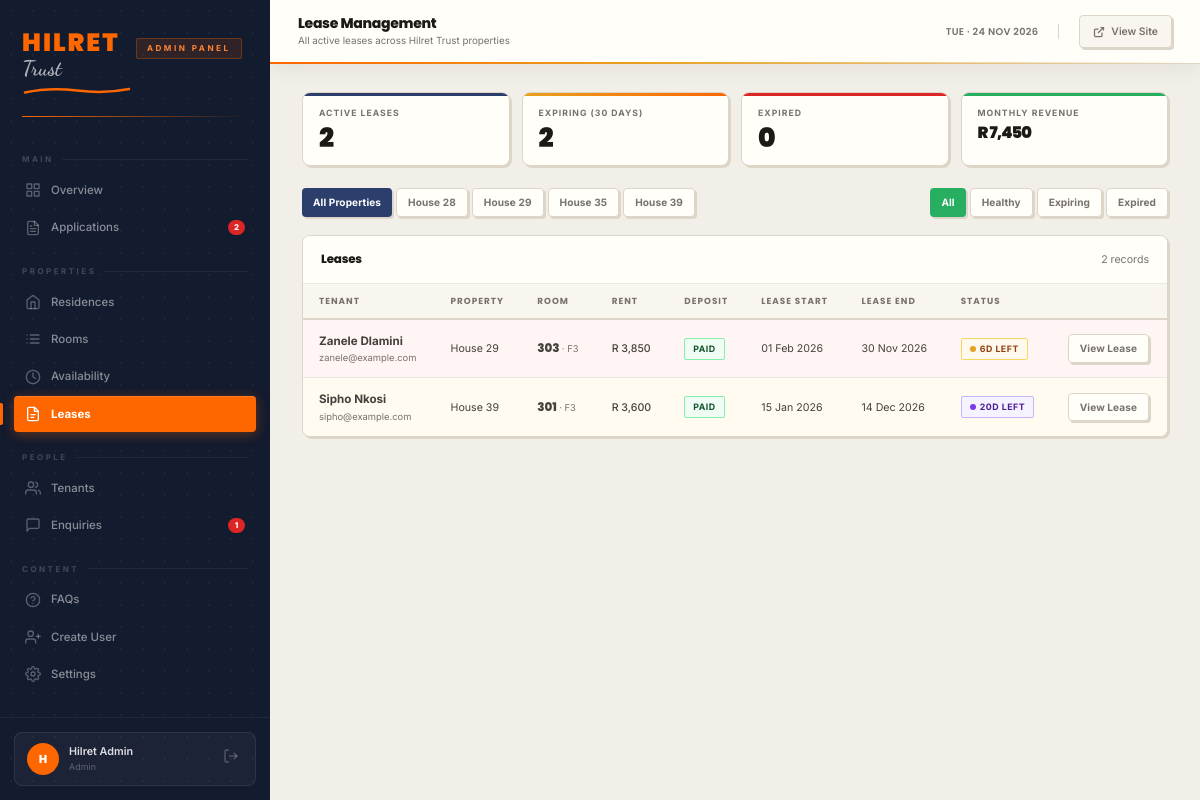
The app's page /dashboard/leases.php (signed in) with its own data.
### tables this page shows
CREATE TABLE IF NOT EXISTS users (
  id            INT AUTO_INCREMENT PRIMARY KEY,
  name          VARCHAR(100)  NOT NULL,
  email         VARCHAR(150)  UNIQUE NOT NULL,
  password_hash VARCHAR(255)  NOT NULL,
  role          ENUM('admin','manager') DEFAULT 'admin',
  last_login    DATETIME      NULL,
  created_at    TIMESTAMP     DEFAULT CURRENT_TIMESTAMP
);

CREATE TABLE IF NOT EXISTS residences (
  id               INT AUTO_INCREMENT PRIMARY KEY,
  name             VARCHAR(100)   NOT NULL,
  slug             VARCHAR(100)   UNIQUE NOT NULL,
  address          VARCHAR(255),
  region           VARCHAR(100)   DEFAULT 'Botanic Grove',
  price_from       DECIMAL(10,2)  DEFAULT 0.00,
  email            VARCHAR(150),
  phone            VARCHAR(30),
  description      TEXT,
  total_rooms      INT            DEFAULT 0,
  available_rooms  INT            DEFAULT 0,
  hero_image       VARCHAR(255),
  detail_page      VARCHAR(100),
  status           ENUM('active','inactive') DEFAULT 'active',
  created_at       TIMESTAMP      DEFAULT CURRENT_TIMESTAMP,
  updated_at       TIMESTAMP      DEFAULT CURRENT_TIMESTAMP ON UPDATE CURRENT_TIMESTAMP
);

CREATE TABLE IF NOT EXISTS residents (
  id               INT AUTO_INCREMENT PRIMARY KEY,
  application_id   INT           NOT NULL,
  room_id          INT           NOT NULL,
  lease_start      DATE,
  lease_end        DATE,
  monthly_rent     DECIMAL(10,2),
  deposit_amount   DECIMAL(10,2),
  deposit_status   ENUM('unpaid','paid','refunded') DEFAULT 'unpaid',
  status           ENUM('active','moved-out','terminated') DEFAULT 'active',
  created_at       TIMESTAMP     DEFAULT CURRENT_TIMESTAMP,
  FOREIGN KEY (application_id) REFERENCES applications(id),
  FOREIGN KEY (room_id) REFERENCES rooms(id)
);

CREATE TABLE IF NOT EXISTS applications (
  id                  INT AUTO_INCREMENT PRIMARY KEY,
   
  first_name          VARCHAR(100)  NOT NULL,
  last_name           VARCHAR(100)  NOT NULL,
  email               VARCHAR(150)  NOT NULL,
  phone               VARCHAR(30)   NOT NULL,
  dob                 DATE,
  gender              ENUM('male','female','other') DEFAULT 'male',
   
  occupation          VARCHAR(50)   NOT NULL,
  employer            VARCHAR(200),
  funding_source      VARCHAR(50)   NOT NULL,
   
  preferred_residence VARCHAR(50),
  room_type           VARCHAR(50)   DEFAULT 'single',
  move_in_date        DATE,
  notes               TEXT,
   
  status              ENUM('pending','approved','rejected','waitlisted') DEFAULT 'pending',
  reviewed_by         INT           NULL,
  reviewed_at         DATETIME      NULL,
  review_notes        TEXT,
  terms_accepted      TINYINT(1)    DEFAULT 0,
   
  doc_id_path          VARCHAR(255)  NULL,
  doc_enrollment_path  VARCHAR(255)  NULL,
  doc_bursary_path     VARCHAR(255)  NULL,
  doc_sponsorship_path VARCHAR(255)  NULL,
  doc_income_path      VARCHAR(255)  NULL,
  submitted_at        TIMESTAMP     DEFAULT CURRENT_TIMESTAMP,
  viewed_at           DATETIME      NULL,
  FOREIGN KEY (reviewed_by) REFERENCES users(id) ON DELETE SET NULL
);

CREATE TABLE IF NOT EXISTS rooms (
  id            INT AUTO_INCREMENT PRIMARY KEY,
  residence_id  INT          NOT NULL,
  room_number   VARCHAR(20)  NOT NULL,
  type          ENUM('single','double','shared') DEFAULT 'single',
  floor         TINYINT      DEFAULT 1,
  price         DECIMAL(10,2),
  status        ENUM('available','occupied','maintenance') DEFAULT 'available',
  notes         TEXT,
  created_at    TIMESTAMP    DEFAULT CURRENT_TIMESTAMP,
  FOREIGN KEY (residence_id) REFERENCES residences(id) ON DELETE CASCADE
);

### dashboard/leases.php (the view, shortened to what the rows shown need)
<?php
require_once __DIR__ . '/partials/auth-check.php';
require_once dirname(__DIR__) . '/backend/db.php';
$pdo = db();
$filterRes    = (int)($_GET['residence_id'] ?? 0);
$filterStatus = $_GET['lease_status'] ?? 'all';
$allResidences = $pdo->query('SELECT id, name FROM residences WHERE status="active" ORDER BY name')->fetchAll();
$where   = ['res.status = "active"'];
$params  = [];
$sql = "SELECT res.*,
               a.first_name, a.last_name, a.email, a.phone,
               rm.room_number, rm.floor, rm.type AS room_type,
               rv.name AS residence_name,
               DATEDIFF(res.lease_end, CURDATE()) AS days_left
        FROM residents res
        JOIN rooms rm ON rm.id = res.room_id
        JOIN residences rv ON rv.id = rm.residence_id
        LEFT JOIN applications a ON a.id = res.application_id
        WHERE " . implode(' AND ', $where) . "
        ORDER BY res.lease_end ASC";
$stmt = $pdo->prepare($sql);
$stmt->execute($params);
$leases = $stmt->fetchAll();
?>
<?php include __DIR__ . '/partials/head.php'; ?>
<?php include __DIR__ . '/partials/sidebar.php'; ?>
<?php include __DIR__ . '/partials/topbar.php'; ?>
<main class="dash-content">
  <div style="display:flex;gap:8px;flex-wrap:wrap;margin-bottom:18px;align-items:center">
    <div style="display:flex;gap:4px;flex-wrap:wrap">
      <a href="?lease_status=<?= $filterStatus ?>"
         class="btn btn--sm <?= !$filterRes ? 'btn--navy' : 'btn--ghost' ?>">All Properties</a>
      <?php foreach ($allResidences as $r): ?>
      <a href="?residence_id=<?= $r['id'] ?>&lease_status=<?= $filterStatus ?>"
         class="btn btn--sm <?= $r['id'] == $filterRes ? 'btn--navy' : 'btn--ghost' ?>">
        <?= htmlspecialchars($r['name']) ?>
      </a>
      <?php endforeach; ?>
    </div>
  </div>
  <div class="card">
    <?php if ($leases): ?>
    <div class="table-wrap">
      <table class="data-table">
        <thead>
          <tr>
            <th>Tenant</th>
            <th>Property</th>
            <th>Room</th>
            <th>Rent</th>
            <th>Deposit</th>
            <th>Lease Start</th>
            <th>Lease End</th>
            <th>Status</th>
            <th></th>
          </tr>
        </thead>
        <tbody>
          <?php foreach ($leases as $l):
            $days = (int)$l['days_left'];
            if ($days < 0)       { $statusBadge = 'badge--pending'; $statusText = 'Expired'; $rowStyle = 'background:#fff5f5'; }
            elseif ($days <= 14) { $statusBadge = 'badge--pending'; $statusText = $days.'d left'; $rowStyle = 'background:#fff5f5'; }
            elseif ($days <= 30) { $statusBadge = 'badge--waitlisted'; $statusText = $days.'d left'; $rowStyle = 'background:#fffbf0'; }
            else                 { $statusBadge = 'badge--approved'; $statusText = $days.'d left'; $rowStyle = ''; }
          ?>
          <tr style="<?= $rowStyle ?>">
            <td>
              <div style="font-weight:700;font-size:.83rem"><?= htmlspecialchars($l['first_name'] . ' ' . $l['last_name']) ?></div>
              <div class="text-muted text-xs"><?= htmlspecialchars($l['email'] ?? '') ?></div>
            </td>
            <td class="text-sm"><?= htmlspecialchars($l['residence_name']) ?></td>
            <td>
              <span style="font-family:var(--font-head);font-weight:800;font-size:.85rem">
                <?= htmlspecialchars($l['room_number']) ?>
              </span>
              <span class="text-muted text-xs"> · F<?= $l['floor'] ?></span>
            </td>
            <td class="text-sm font-medium">R <?= number_format($l['monthly_rent'], 0) ?></td>
            <td>
              <span class="badge badge--<?= $l['deposit_status'] === 'paid' ? 'approved' : ($l['deposit_status'] === 'refunded' ? 'read' : 'pending') ?>">
                <?= ucfirst($l['deposit_status']) ?>
              </span>
            </td>
            <td class="text-sm text-muted"><?= $l['lease_start'] ? date('d M Y', strtotime($l['lease_start'])) : '—' ?></td>
            <td class="text-sm"><?= $l['lease_end'] ? date('d M Y', strtotime($l['lease_end'])) : '—' ?></td>
            <td>
              <span class="badge <?= $statusBadge ?>">
                <span class="status-dot"></span><?= $statusText ?>
              </span>
            </td>
            <td>
              <a href="lease-view.php?id=<?= $l['id'] ?>" class="btn btn--ghost btn--sm">View Lease</a>
            </td>
          </tr>
          <?php endforeach; ?>
        </tbody>
      </table>
    </div>
    <?php endif; ?>
  </div>
</main>
<?php include __DIR__ . '/partials/foot.php'; ?>

### dashboard/partials/sidebar.php (shortened to what the rows shown need)
<?php
try {
    require_once dirname(__DIR__, 2) . '/backend/db.php';
} catch (Exception $e) {}
$initials = strtoupper(substr($user['name'] ?? 'A', 0, 1));
?>
<aside class="dash-sidebar">
  <div class="sidebar-footer">
    <div class="sidebar-user">
      <div class="sidebar-user__avatar"><?= htmlspecialchars($initials) ?></div>
      <div class="sidebar-user__info">
        <div class="sidebar-user__name"><?= htmlspecialchars($user['name'] ?? '') ?></div>
        <div class="sidebar-user__role"><?= htmlspecialchars($user['role'] ?? '') ?></div>
      </div>
      <a href="/dashboard/logout.php" class="sidebar-logout" title="Log out">
        <svg width="16" height="16" viewBox="0 0 24 24" fill="none" stroke="currentColor" stroke-width="2">
          <path d="M9 21H5a2 2 0 0 1-2-2V5a2 2 0 0 1 2-2h4"/>
          <polyline points="16 17 21 12 16 7"/>
          <line x1="21" y1="12" x2="9" y2="12"/>
        </svg>
      </a>
    </div>
  </div>
</aside>

### records on screen
users: name "H", name "Hilret Admin", role "Admin"
residences: name "House 28"
residences: name "House 29"
residences: name "House 35"
residences: name "House 39"
residents: application.last_name "Zanele Dlamini", application.email "zanele@example.com", residences.name "House 29", room.room_number "303", room.floor "3", monthly_rent "3,850", deposit_status "PAID", lease_start "01 Feb 2026", lease_end "30 Nov 2026", statusText "6D LEFT"
residents: application.last_name "Sipho Nkosi", application.email "sipho@example.com", residences.name "House 39", room.room_number "301", room.floor "3", monthly_rent "3,600", deposit_status "PAID", lease_start "15 Jan 2026", lease_end "14 Dec 2026", statusText "20D LEFT"

### other values on screen
$label "Overview Applications Residences Rooms Availability Leases Tenants Enquiries FAQs Create User Settings"
$badge "2 1"
$topbarTitle "Lease Management"
$topbarSubtitle "All active leases across Hilret Trust properties"
$stats['total'] "2"
$stats['expiring'] "2"
$stats['expired'] "0"
$stats['revenue'] "7,450"
count($leases) "2"
